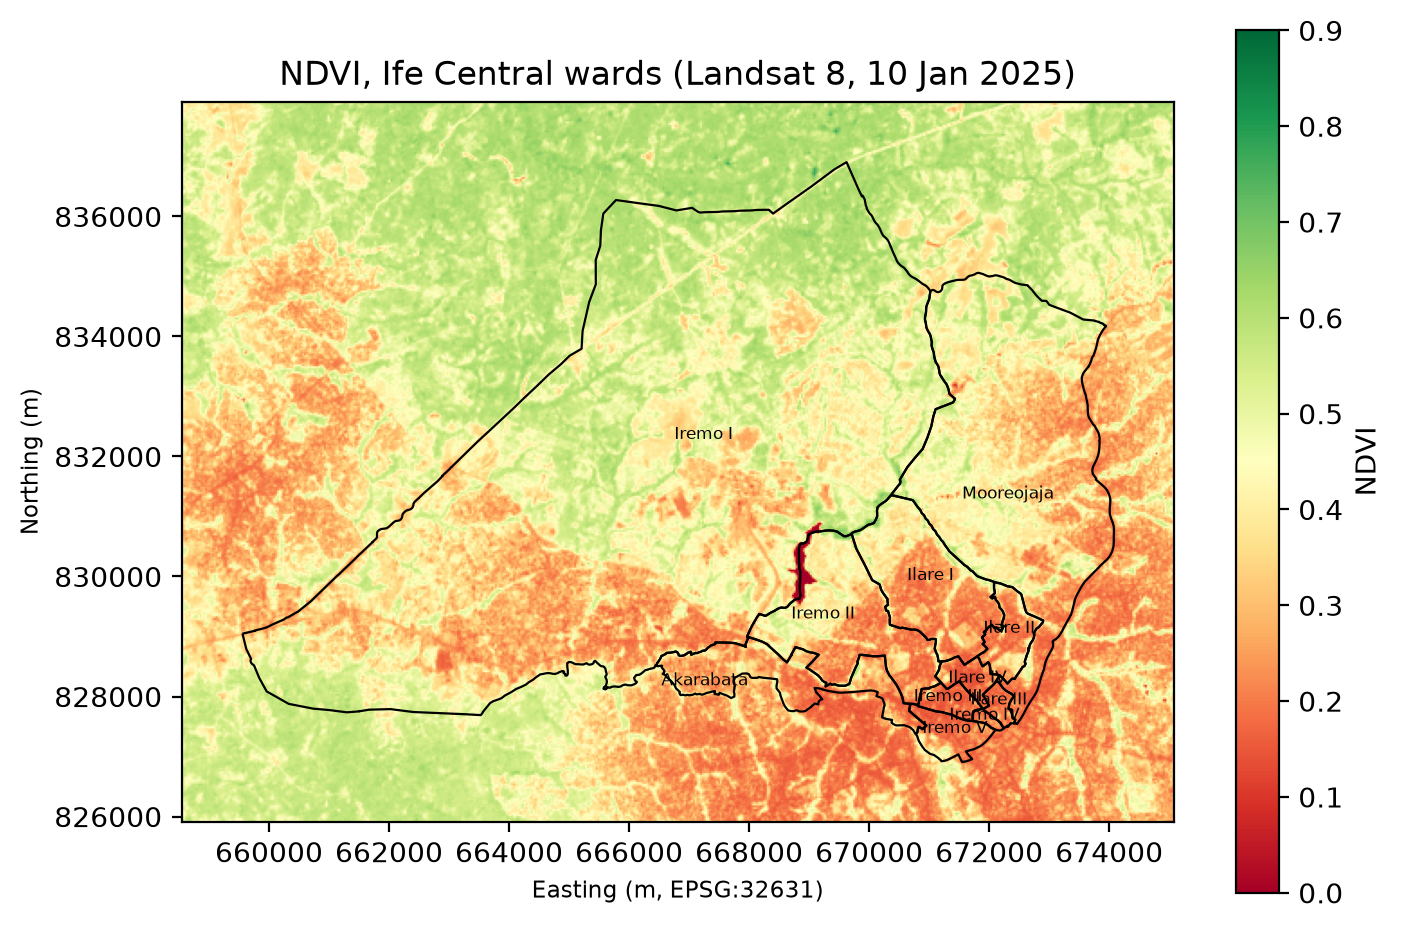

Source code (Python):
import geopandas as gpd
import matplotlib.pyplot as plt
import rasterio
from rasterio.windows import from_bounds

wards_path = "data/processed/my_ward_counts.gpkg"   
ndvi_path = "data/processed/ndvi_20250110.tif"

wards = gpd.read_file(wards_path)

with rasterio.open(ndvi_path) as src:
    wards = wards.to_crs(src.crs)
    minx, miny, maxx, maxy = wards.total_bounds
    pad = 1000  # metres of margin around the wards
    win = from_bounds(minx - pad, miny - pad, maxx + pad, maxy + pad, src.transform)
    win = win.round_offsets().round_lengths()
    data = src.read(1, window=win)
    t = src.window_transform(win)

left = t.c
top = t.f
right = left + t.a * data.shape[1]
bottom = top + t.e * data.shape[0]

fig, ax = plt.subplots(figsize=(8, 8))
im = ax.imshow(data, extent=(left, right, bottom, top),
               cmap="RdYlGn", vmin=0, vmax=0.9)
wards.boundary.plot(ax=ax, color="black", linewidth=0.8)

for _, w in wards.iterrows():
    p = w.geometry.representative_point()
    ax.annotate(w["ward"], (p.x, p.y), fontsize=6, ha="center")

fig.colorbar(im, ax=ax, shrink=0.7, label="NDVI")
ax.set_title("NDVI, Ife Central wards (Landsat 8, 10 Jan 2025)")
ax.set_xlabel("Easting (m, EPSG:32631)")
ax.set_ylabel("Northing (m)")
fig.savefig("month-03/week-12/my_map.png", dpi=200, bbox_inches="tight")
